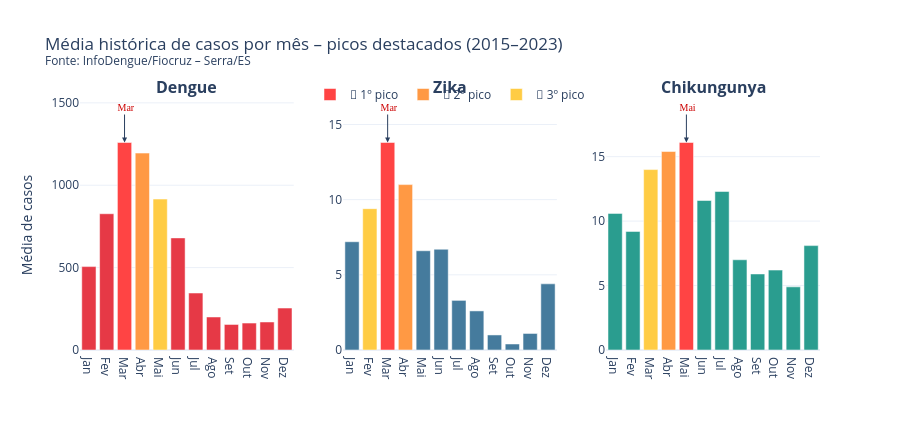

Source (notebook cell):
### Code cell
# ── Visualização dos picos ───────────────────────────────────────────────────
fig = make_subplots(rows=1, cols=3,
                    subplot_titles=[f'<b>{d}</b>' for d in doenças_lista],
                    shared_yaxes=False)

for col_idx, doenca in enumerate(doenças_lista, start=1):
    df_d      = df_casos[df_casos['doenca'] == doenca]
    media_mes = df_d.groupby('mes')['casos'].mean().round(1)
    top3_idx  = media_mes.nlargest(3).index.tolist()
    cor_base  = CORES[doenca]

    bar_cores = ['#FF4444' if m in top3_idx[:1]
                 else '#FF9944' if m in top3_idx[1:2]
                 else '#FFCC44' if m in top3_idx[2:]
                 else cor_base
                 for m in media_mes.index]

    fig.add_trace(go.Bar(
        x=NOMES_MES, y=media_mes.values,
        marker_color=bar_cores, name=doenca,
        showlegend=False,
        hovertemplate='%{x}: %{y:.0f} casos/mês<extra></extra>'
    ), row=1, col=col_idx)

    pico_mes = media_mes.idxmax()
    pico_val = media_mes[pico_mes]
    fig.add_annotation(
        x=NOMES_MES[pico_mes - 1], y=pico_val,
        text=f' {NOMES_MES[pico_mes-1]}',
        showarrow=True, arrowhead=2, ax=0, ay=-35,
        font=dict(size=10, color='#CC0000', family='Arial Black'),
        xref=f'x{col_idx}', yref=f'y{col_idx}'
    )

# Legenda manual
for label, color in [('🥇 1º pico','#FF4444'),('🥈 2º pico','#FF9944'),('🥉 3º pico','#FFCC44')]:
    fig.add_trace(go.Bar(x=[None], y=[None], marker_color=color, name=label, showlegend=True))

fig.update_layout(
    title='Média histórica de casos por mês – picos destacados (2015–2023)' + SUFIXO_TITULO,
    template='plotly_white', height=430, barmode='group',
    legend=dict(orientation='h', y=1.08, x=0.5, xanchor='center')
)
fig.update_yaxes(title_text='Média de casos', row=1, col=1)
fig.show()

### Figure 1 — Plotly figure (JSON) as saved in the notebook; plotly's stock layout.template omitted (floating-point values rounded to 4 significant figures)
{"data": [{"hovertemplate": "%{x}: %{y:.0f} casos/mês<extra></extra>", "marker": {"color": ["#E63946", "#E63946", "#FF4444", "#FF9944", "#FFCC44", "#E63946", "#E63946", "#E63946", "#E63946", "#E63946", "#E63946", "#E63946"]}, "name": "Dengue", "showlegend": false, "type": "bar", "x": ["Jan", "Fev", "Mar", "Abr", "Mai", "Jun", "Jul", "Ago", "Set", "Out", "Nov", "Dez"], "xaxis": "x", "y": [506.2, 827.0, 1259.0, 1195.0, 916.1, 680.4, 345.8, 200.4, 155.4, 163.3, 170.1, 254.6], "yaxis": "y"}, {"hovertemplate": "%{x}: %{y:.0f} casos/mês<extra></extra>", "marker": {"color": ["#457B9D", "#FFCC44", "#FF4444", "#FF9944", "#457B9D", "#457B9D", "#457B9D", "#457B9D", "#457B9D", "#457B9D", "#457B9D", "#457B9D"]}, "name": "Zika", "showlegend": false, "type": "bar", "x": ["Jan", "Fev", "Mar", "Abr", "Mai", "Jun", "Jul", "Ago", "Set", "Out", "Nov", "Dez"], "xaxis": "x2", "y": [7.2, 9.4, 13.8, 11.0, 6.6, 6.7, 3.3, 2.6, 1.0, 0.4, 1.1, 4.4], "yaxis": "y2"}, {"hovertemplate": "%{x}: %{y:.0f} casos/mês<extra></extra>", "marker": {"color": ["#2A9D8F", "#2A9D8F", "#FFCC44", "#FF9944", "#FF4444", "#2A9D8F", "#2A9D8F", "#2A9D8F", "#2A9D8F", "#2A9D8F", "#2A9D8F", "#2A9D8F"]}, "name": "Chikungunya", "showlegend": false, "type": "bar", "x": ["Jan", "Fev", "Mar", "Abr", "Mai", "Jun", "Jul", "Ago", "Set", "Out", "Nov", "Dez"], "xaxis": "x3", "y": [10.6, 9.2, 14.0, 15.4, 16.1, 11.6, 12.3, 7.0, 5.9, 6.2, 4.9, 8.1], "yaxis": "y3"}, {"marker": {"color": "#FF4444"}, "name": "🥇 1º pico", "showlegend": true, "type": "bar", "x": [null], "y": [null]}, {"marker": {"color": "#FF9944"}, "name": "🥈 2º pico", "showlegend": true, "type": "bar", "x": [null], "y": [null]}, {"marker": {"color": "#FFCC44"}, "name": "🥉 3º pico", "showlegend": true, "type": "bar", "x": [null], "y": [null]}], "layout": {"annotations": [{"font": {"size": 16}, "showarrow": false, "text": "<b>Dengue</b>", "x": 0.1444, "xanchor": "center", "xref": "paper", "y": 1, "yanchor": "bottom", "yref": "paper"}, {"font": {"size": 16}, "showarrow": false, "text": "<b>Zika</b>", "x": 0.5, "xanchor": "center", "xref": "paper", "y": 1, "yanchor": "bottom", "yref": "paper"}, {"font": {"size": 16}, "showarrow": false, "text": "<b>Chikungunya</b>", "x": 0.8556, "xanchor": "center", "xref": "paper", "y": 1, "yanchor": "bottom", "yref": "paper"}, {"arrowhead": 2, "ax": 0, "ay": -35, "font": {"color": "#CC0000", "family": "Arial Black", "size": 10}, "showarrow": true, "text": " Mar", "x": "Mar", "xref": "x", "y": 1259.0, "yref": "y"}, {"arrowhead": 2, "ax": 0, "ay": -35, "font": {"color": "#CC0000", "family": "Arial Black", "size": 10}, "showarrow": true, "text": " Mar", "x": "Mar", "xref": "x2", "y": 13.8, "yref": "y2"}, {"arrowhead": 2, "ax": 0, "ay": -35, "font": {"color": "#CC0000", "family": "Arial Black", "size": 10}, "showarrow": true, "text": " Mai", "x": "Mai", "xref": "x3", "y": 16.1, "yref": "y3"}], "barmode": "group", "height": 430, "legend": {"orientation": "h", "x": 0.5, "xanchor": "center", "y": 1.08}, "title": {"text": "Média histórica de casos por mês – picos destacados (2015–2023)<br><sup>Fonte: InfoDengue/Fiocruz – Serra/ES</sup>"}, "xaxis": {"anchor": "y", "domain": [0, 0.2889]}, "xaxis2": {"anchor": "y2", "domain": [0.3556, 0.6444]}, "xaxis3": {"anchor": "y3", "domain": [0.7111, 1]}, "yaxis": {"anchor": "x", "domain": [0, 1], "title": {"text": "Média de casos"}}, "yaxis2": {"anchor": "x2", "domain": [0, 1]}, "yaxis3": {"anchor": "x3", "domain": [0, 1]}}}
